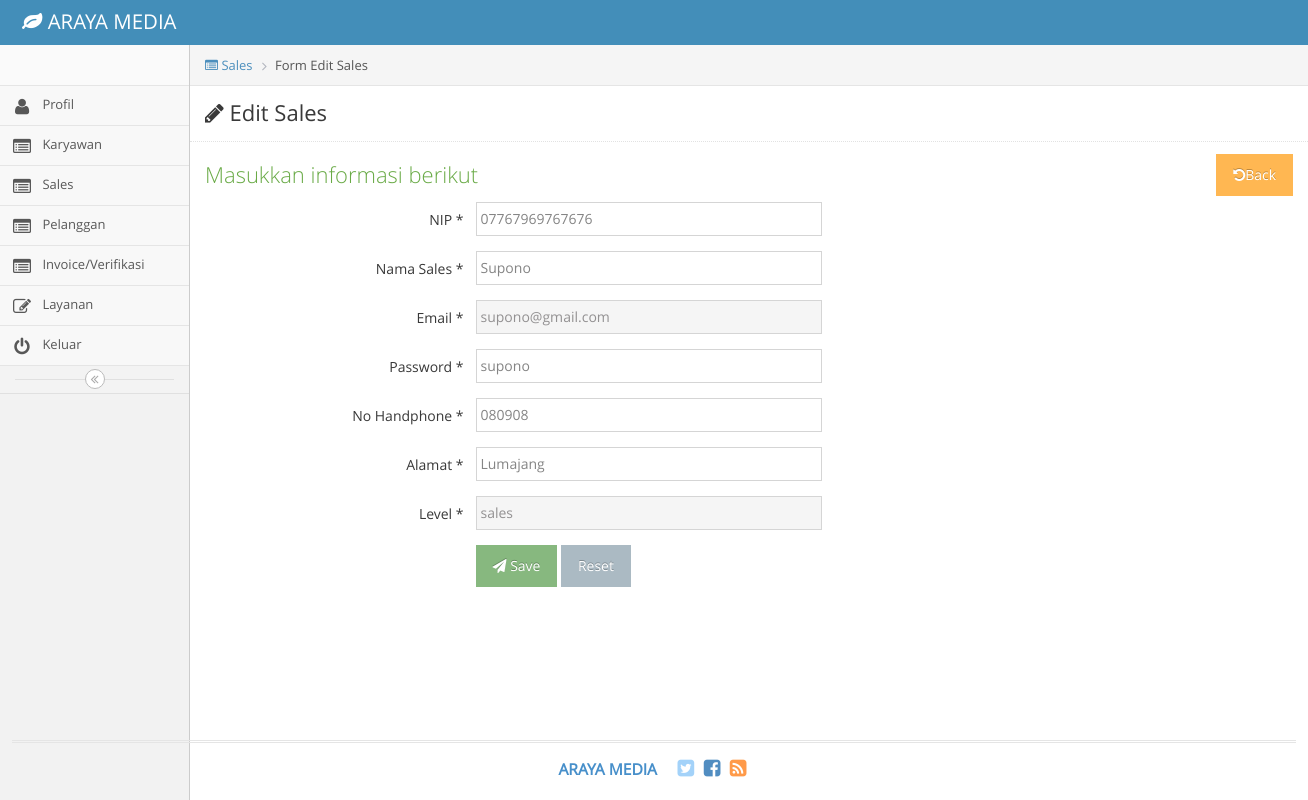
Screenshot of /index.php/sales_admin/edit/2 with the database file from the repository.
### tables this page shows
CREATE TABLE `karyawan_master` (
  `id_Karyawan` int(11) NOT NULL,
  `NIP` varchar(45) DEFAULT NULL,
  `Nama` varchar(45) DEFAULT NULL,
  `Email` varchar(45) DEFAULT NULL,
  `Password` varchar(45) DEFAULT NULL,
  `NoHp` varchar(45) DEFAULT NULL,
  `Alamat` varchar(45) DEFAULT NULL,
  `Level` enum('admin','karyawan','sales','') DEFAULT NULL
);

### application/controllers/sales_admin.php (called while the page is built, shortened)
<?php
class Sales_admin extends CI_Controller {
		public function edit()
	{
		$id=$this->uri->segment(3);
		$datasales=$this->db->get_where("karyawan_master",array("id_Karyawan"=>$id))->row();
		$data = array(
			'form' => 'editsales_admin',
			'karyawan_master' => $datasales
		);
		$this->load->view('editsales_admin',$data);
	}
}

### index.php (called while the page is built, shortened)
<?php
require_once BASEPATH.'core/CodeIgniter.php';

### application/views/editsales_admin.php (the view, shortened to what this page needs)
<!DOCTYPE html>
<html lang="en">
	<head>
		<link rel="stylesheet" href="<?php echo base_url()?>assets/css/bootstrap.min.css" />
		<link rel="stylesheet" href="<?php echo base_url()?>assets/font-awesome/4.5.0/css/font-awesome.min.css" />
		<link rel="stylesheet" href="<?php echo base_url()?>assets/css/ace.min.css" class="ace-main-stylesheet" id="main-ace-style" />
		<link rel="stylesheet" href="<?php echo base_url()?>assets/css/ace-skins.min.css" />
		<link rel="stylesheet" href="<?php echo base_url()?>assets/css/ace-rtl.min.css" />
	</head>
	<body class="no-skin">
		<div id="navbar" class="navbar navbar-default          ace-save-state">
			<div class="navbar-container ace-save-state" id="navbar-container">
				<div class="navbar-header pull-left">
					<a href="profil" class="navbar-brand">
						<small>
							<i class="fa fa-leaf"></i>
							ARAYA MEDIA
						</small>
					</a>
				</div>
			</div>
		</div>
		<div class="main-container ace-save-state" id="main-container">
			<div id="sidebar" class="sidebar                  responsive                    ace-save-state">
				<div class="sidebar-shortcuts" id="sidebar-shortcuts">
				</div>
				<ul class="nav nav-list">
						<li class="">
						<a href="<?php echo base_url("index.php/profil_admin")?>">
							<i class="menu-icon fa fa-user"></i>
							<span class="menu-text">
								Profil
							</span>
						</a>
					</li>
					<li class="">
						<a href="<?php echo base_url("index.php/karyawan_admin")?>">
							<i class="menu-icon fa fa-list-alt"></i>
							<span class="menu-text">
								Karyawan
							</span>
						</a>
					</li>
					<li class="">
						<a href="<?php echo base_url("index.php/sales_admin")?>">
							<i class="menu-icon fa fa-list-alt"></i>
							<span class="menu-text">
								Sales
							</span>
						</a>
					</li>
					<li class="">
						<a href="<?php echo base_url("index.php/pelanggan_admin")?>">
							<i class="menu-icon fa fa-list-alt"></i>
							<span class="menu-text">
								Pelanggan
							</span>
						</a>
					</li>
					<li class="">
						<a href="<?php echo base_url("index.php/invover_admin")?>">
							<i class="menu-icon fa fa-list-alt"></i>
							<span class="menu-text">
								Invoice/Verifikasi
							</span>
						</a>
					</li>
					<li class="">
						<a href="<?php echo base_url("index.php/layanan_admin")?>">
							<i class="menu-icon fa fa-pencil-square-o"></i>
							<span class="menu-text">
								Layanan
							</span>
						</a>
					</li>
					<li class="">
						<a href="<?php echo base_url("index.php/login")?>">
							<i class="menu-icon fa fa-power-off"></i>
							<span class="menu-text">
								Keluar
							</span>
						</a>
					</li>
				</ul>
				<div class="sidebar-toggle sidebar-collapse" id="sidebar-collapse">
					<i id="sidebar-toggle-icon" class="ace-icon fa fa-angle-double-left ace-save-state" data-icon1="ace-icon fa fa-angle-double-left" data-icon2="ace-icon fa fa-angle-double-right"></i>
				</div>
			</div>
			<div class="main-content">
				<div class="main-content-inner">
					<div class="breadcrumbs ace-save-state" id="breadcrumbs">
						<ul class="breadcrumb">
						<li><a href=""><i class="menu-icon fa fa-list-alt"></i> Sales</li></a>
              			<li><i class="icon_document_alt"></i>Form Edit Sales</li>
						</ul>
					</div>
						<h3 class="page-header">
							<i class="menu-icon fa fa-pencil" style="margin-left: 15px;margin-top: 10px"></i> Edit Sales
						</h3>
						<div class="pull-right" style="margin-right: 15px">
							<a href="<?php echo base_url()."index.php/sales_admin/"?>" class="btn btn-warning btn-flat" type="button" ><i class="fa fa-undo"></i>Back</a>
						</div>
						<div class="step-pane active" data-step="1" style="margin-left: 15px">
							<h3 class="lighter block green">Masukkan informasi berikut</h3>
						</div>
<div class="main-content-inner">
	<section class="wrapper">
		<div class="form">
                  <form class="form-validate form-horizontal" id="feedback_form" method="post" action="<?php echo base_url()."index.php/sales_admin/update"?>">
						<div class="row">
							<div class="col-xs-12">
								<form class="form-horizontal" role="form">
									<div class="form-group">
										<label class="col-sm-3 control-label no-padding-right" for="form-field-1"> NIP * <span class="required"></span></label>
										<div class="col-sm-9">
											<input type="text" id="Username" name="NIP" class="col-xs-10 col-sm-5" value="<?php echo $karyawan_master->NIP ?>" required />
										</div>
									</div>
								<form class="form-horizontal" role="form">
									<div class="form-group">
										<label class="col-sm-3 control-label no-padding-right" for="form-field-1"> Nama Sales * <span class="required"></span></label>
										<div class="col-sm-9">
											<input type="text" id="Username" name="Nama" class="col-xs-10 col-sm-5" value="<?php echo $karyawan_master->Nama ?>" required />
										</div>
									</div>
								<form class="form-horizontal" role="form">
									<div class="form-group">
										<label class="col-sm-3 control-label no-padding-right" for="form-field-1"> Email * <span class="required"></span></label>
										<div class="col-sm-9">
											<input type="text" id="Username" name="Email" class="col-xs-10 col-sm-5" value="<?php echo $karyawan_master->Email ?>" readonly />
										</div>
									</div>
								<form class="form-horizontal" role="form">
									<div class="form-group">
										<label class="col-sm-3 control-label no-padding-right" for="form-field-1"> Password * <span class="required"></span></label>
										<div class="col-sm-9">
											<input type="text" id="Username" name="Password" class="col-xs-10 col-sm-5" value="<?php echo $karyawan_master->Password ?>" required />
										</div>
									</div>
								<form class="form-horizontal" role="form">
									<div class="form-group">
										<label class="col-sm-3 control-label no-padding-right" for="form-field-1"> No Handphone * <span class="required"></span></label>
										<div class="col-sm-9">
											<input type="text" id="Username" name="NoHp" class="col-xs-10 col-sm-5" value="<?php echo $karyawan_master->NoHp ?>" required />
										</div>
									</div>
								<form class="form-horizontal" role="form">
									<div class="form-group">
										<label class="col-sm-3 control-label no-padding-right" for="form-field-1"> Alamat * <span class="required"></span></label>
										<div class="col-sm-9">
											<input type="text" id="Username" name="Alamat" class="col-xs-10 col-sm-5" value="<?php echo $karyawan_master->Alamat ?>" required />
										</div>
									</div>
								<form class="form-horizontal" role="form">
									<div class="form-group">
										<label class="col-sm-3 control-label no-padding-right" for="form-field-1"> Level * <span class="required"></span></label>
										<div class="col-sm-9">
											<input type="text" id="Username" name="Level" class="col-xs-10 col-sm-5" value="<?php echo $karyawan_master->Level ?>" readonly />
										</div>
									</div>
									<div class="form-group">
			                      <div class="col-lg-offset-3 col-lg-10">
			                        <button type="submit" class="btn btn-success btn-flat">
			                        	<i class="fa fa-paper-plane"></i> Save
			                        </button>
			                        <button type="Reset" class="btn btn-flat">Reset</button>
			                      </div>
			                    </div>
			                	  </div>
			                	</div>
			                  </form>
			                </div>
	</section>
</div>
			<div class="footer">
				<div class="footer-inner">
					<div class="footer-content">
						<span class="bigger-120">
							<span class="blue bolder">ARAYA MEDIA </span>
						</span>
						<span class="action-buttons">
							<a href="#">
								<i class="ace-icon fa fa-twitter-square light-blue bigger-150"></i>
							</a>
							<a href="#">
								<i class="ace-icon fa fa-facebook-square text-primary bigger-150"></i>
							</a>
							<a href="#">
								<i class="ace-icon fa fa-rss-square orange bigger-150"></i>
							</a>
						</span>
					</div>
				</div>
			</div>
		</div>
	</body>
</html>

### rows the page displays
karyawan_master: NIP "07767969767676", Nama "Supono", Email "supono@gmail.com", Password "supono", NoHp "080908", Alamat "Lumajang", Level "sales"
